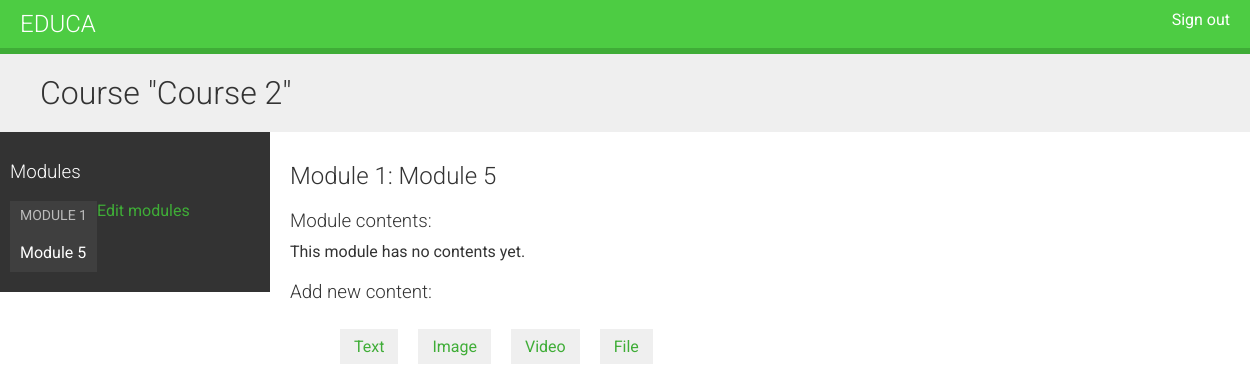
/course/module/4/ (signed in), run on an earlier commit of the app's database.
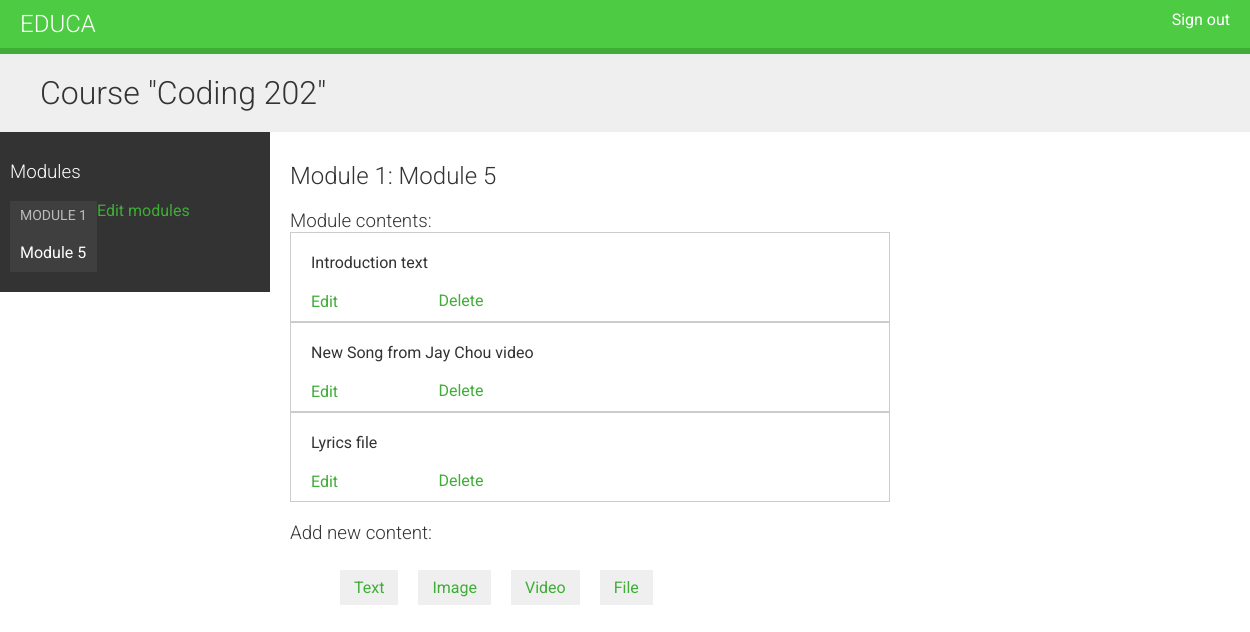
And on a later commit of the database.
### courses/models.py (models this page shows, shortened)
class Course(models.Model):
    owner = models.ForeignKey(
        User, related_name="courses_created", on_delete=models.CASCADE
    )
    subject = models.ForeignKey(
        Subject, related_name="courses", on_delete=models.CASCADE
    )
    title = models.CharField(max_length=200)
    slug = models.SlugField(max_length=200, unique=True)
    overview = models.TextField()
    created = models.DateTimeField(auto_now_add=True)
    students = models.ManyToManyField(User, related_name="courses_joined", blank=True)
    class Meta:
        ordering = ["created"]

class Module(models.Model):
    course = models.ForeignKey(Course, related_name="modules", on_delete=models.CASCADE)
    title = models.CharField(max_length=200)
    description = models.TextField(blank=True)
    order = OrderField(blank=True, for_fields=["course"])
    class Meta:
        ordering = ["order"]

class Content(models.Model):
    module = models.ForeignKey(
        Module, related_name="contents", on_delete=models.CASCADE
    )
    content_type = models.ForeignKey(
        ContentType,
        on_delete=models.CASCADE,
        limit_choices_to={"model__in": ("text", "video", "image", "file")},
    )
    object_id = models.PositiveIntegerField()
    item = GenericForeignKey("content_type", "object_id")
    order = OrderField(blank=True, for_fields=["module"])
    class Meta:
        ordering = ["order"]

class ItemBase(models.Model):
    owner = models.ForeignKey(
        User, related_name="%(class)s_related", on_delete=models.CASCADE
    )
    title = models.CharField(max_length=250)
    created = models.DateTimeField(auto_now_add=True)
    updated = models.DateTimeField(auto_now=True)
    class Meta:
        abstract = True
    def __str__(self):
        return self.title

class Text(ItemBase):
    content = models.TextField()

class Video(ItemBase):
    url = models.URLField()

class File(ItemBase):
    file = models.FileField(upload_to="files")

### courses/views.py (the view)
class ModuleContentListView(TemplateResponseMixin, View):
    template_name = "courses/manage/module/content_list.html"
    def get(self, request, module_id):
        module = get_object_or_404(Module, id=module_id, course__owner=request.user)
        return self.render_to_response({"module": module})

### courses/templatetags/course.py (called while the page is built)
@register.filter
def model_name(obj):
    try:
        return obj._meta.model_name
    except AttributeError:
        return None

### courses/templates/courses/manage/module/content_list.html (shortened to what this page needs)
{% extends 'base.html' %}
{% load course %}
{% block content %}
  {% with module.course as course %}
    <h1>Course "{{ course.title }}"</h1>
    <div class="contents">
      <h3>Modules</h3>
      <ul class="modules">
        {% for m in course.modules.all %}
          <li data-id="{{ m.id }}" {% if m == module %}class="selected"{% endif %}>
            <a href="{% url 'module_content_list' m.id %}">
              <span>
                Module <span class="order">{{ m.order|add:1 }}</span>
              </span>
            </a>
            <br>
            {{ m.title }}
          </li>
        {% empty %}
          <li>No modules yet.</li>
        {% endfor %}
      </ul>
      <p>
        <a href="{% url 'course_module_update' course.id %}">Edit modules</a>
      </p>
    </div>
    <div class="module">
      <h2>Module {{ module.order|add:1 }}: {{ module.title }}</h2>
      <h3>Module contents:</h3>
      <div id="module-contents">
        {% for content in module.contents.all %}
          <div data-id="{{ content.id }}">
            {% with content.item as item %}
              <p>{{ item }} {{ item|model_name }}</p>
              <a href="{% url 'module_content_update' module.id item|model_name item.id %}">Edit</a>
              <form action="{% url 'module_content_delete' content.id %}" method="post">
                <input type="submit" value="Delete">
              </form>
            {% endwith %}
          </div>
        {% empty %}
          <p>This module has no contents yet.</p>
        {% endfor %}
      </div>
      <h3>Add new content:</h3>
      <ul class="content-types">
        <li>
          <a href="{% url 'module_content_create' module.id 'text' %}">Text</a>
        </li>
        <li>
          <a href="{% url 'module_content_create' module.id 'image' %}">Image</a>
        </li>
        <li>
          <a href="{% url 'module_content_create' module.id 'video' %}">Video</a>
        </li>
        <li>
          <a href="{% url 'module_content_create' module.id 'file' %}">File</a>
        </li>
      </ul>
    </div>
  {% endwith %}
{% endblock content %}

### courses/templates/base.html (shortened to what this page needs)
{% load static %}
<!DOCTYPE html>
<html lang="en">
<head>
  <link rel="stylesheet" href="{% static 'css/base.css' %}">
</head>
<body>
  <div id="header">
    <a href="/" class="logo">Educa</a>
    <ul class="menu">
      {% if request.user.is_authenticated %}
        <li><a href="{% url 'logout' %}">Sign out</a></li>
      {% else %}
        <li><a href="{% url 'login' %}">Sign in</a></li>
      {% endif %}
    </ul>
  </div>
  <div id="content">
    {% block content %}
    {% endblock content %}
  </div>
</body>
</html>

### courses/static/css/base.css (style rules this page uses)
body { margin:0; font-family:'Roboto', sans-serif; font-weight:400; color:#333; }
a { color:#3fad37; text-decoration:none; }
ul { float:left; }
h1, h2, h3, h4, h5, h6 { font-family:'Roboto', sans-serif; font-weight:300; }
h1 { background:#efefef; width:100%; overflow:auto; padding:20px 0 20px 40px; margin:0; }
.module { padding:10px 20px; float:left; width:600px; }
.module h3 { margin:20px 0 0; padding:0; width:100%; }
.module p { margin:10px 0 20px; width:100%; float:left; }
#header { background:#4dcc43; overflow:auto; padding:10px 20px; border-bottom:6px solid #3fad37; }
#header .logo { text-decoration:none; font-family:'Roboto', sans-serif; font-weight:300; text-transform:uppercase; font-size:24px; color:#fff; float:left; }
#header a { color:#fff; }
#header .menu { list-style:none; float:right; margin:0; padding:0; }
.contents { width:20%; padding:10px; float:left; background:#333; color: #fff; font-family:'Roboto', sans-serif; }
.contents ul { list-style:none; margin:0; padding:0; }
.contents ul li { margin:0 0 10px 0; padding:4px 10px 10px; overflow:auto; }
.contents ul li.selected { background:#3f3f3f; }
.contents ul span { text-transform:uppercase; color:#bbb; font-size:14px; }
.contents ul a { display:block; color:#fff; text-decoration:none; }
ul.content-types li { list-style:none; float:left; margin:10px; background:#efefef; padding:8px 14px; }
input, select, textarea { border:1px solid #ccc; border-bottom:3px solid #ccc; padding:8px 12px; font-size:16px; font-family:'Roboto', sans-serif; float:left; clear:both; width:300px; }
input[type=submit], a.button { border-radius:5px; background:#4dcc43; color:#fff; font-size:16px; text-transform:uppercase; border:none; padding:10px 20px; margin:20px 0; }
#module-contents div { padding:10px 20px; border:1px solid #ccc; background:#fff }
#module-contents form { margin:0; padding:0; }
#module-contents input[type=submit] { color:#3fad37; background:none; margin:-20px 0 0; padding:0; float:left; text-transform:none; }

What changed in the data, as far as the page shows it:
changed Course: title "Course 2" → "Coding 202"
added Content: item "Introduction", item|model_name "text"
added Content: item "New Song from Jay Chou", item|model_name "video"
added Content: item "Lyrics", item|model_name "file"
Also different on the page:
text no longer shown: "This module has no contents yet."
